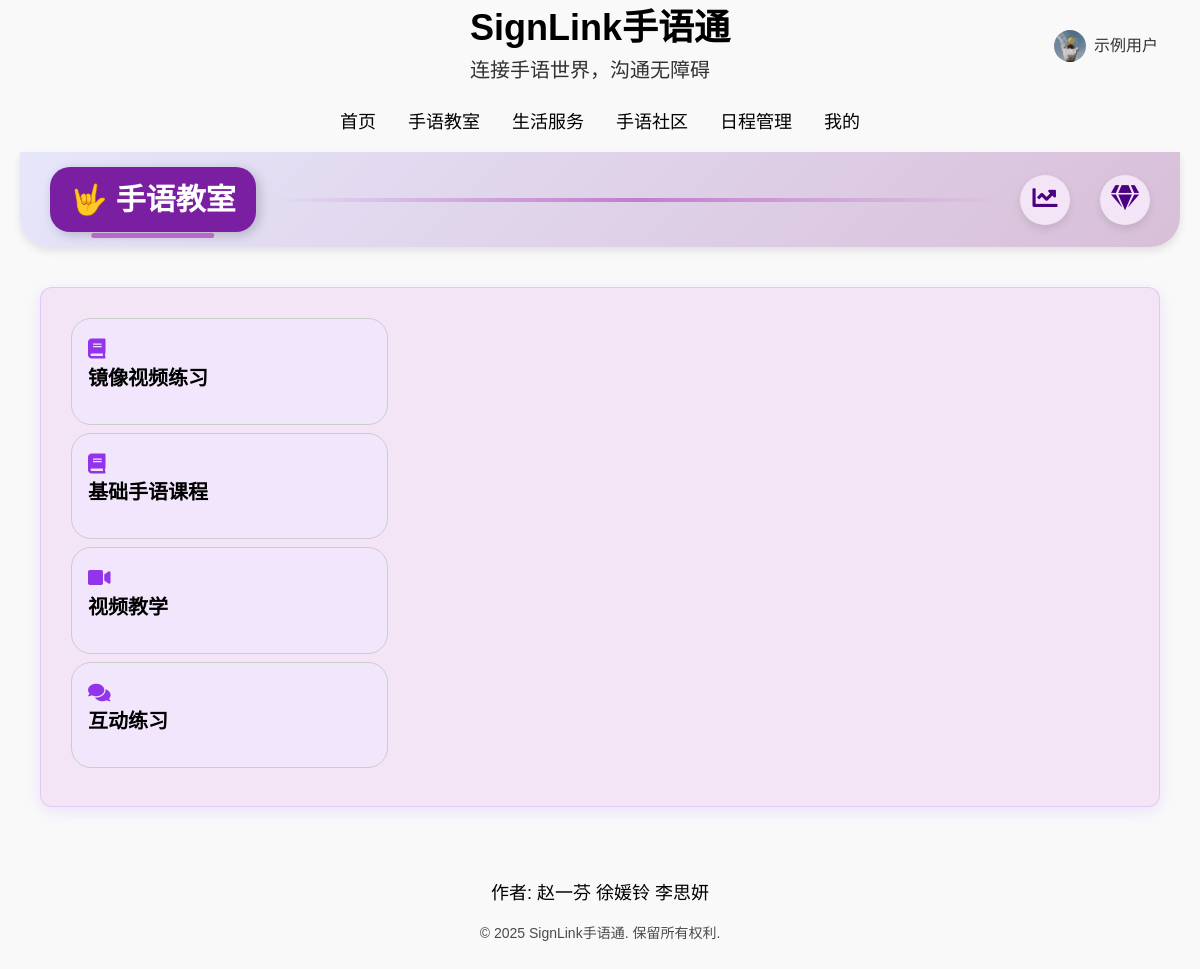
Screenshot of /SLClassroom/ (signed in) with the database file from the repository.
### users/models.py (models this page shows, shortened)
class CustomUser(AbstractUser):
    avatar = models.ImageField(
        upload_to='avatars/',
        verbose_name="头像",
        blank=True,
        null=True,
        default='avatars/default_avatar.png'  # ✅ 指定默认图片路径
    )
    agreed_terms = models.BooleanField(default=False, verbose_name="同意条款")
    activation_token = models.CharField(max_length=40, blank=True)  # 激活令牌字段
    class Meta:
        verbose_name = "用户"
        verbose_name_plural = "用户管理"

### SLClassroom/views.py (the view)
# urls.py: path('', views.index, name='home'),
def index(request):
    return render(request, 'SLClassroom.html')

### templates/SLClassroom.html (shortened to what this page needs)
{% load static %}
<!DOCTYPE html>
<html lang="en">
<head>
    <link rel="stylesheet" href="{% static 'css/SLClassroom.css' %}">
    <link rel="stylesheet" href="{% static 'css/login_button.css' %}">
    <link href="https://cdnjs.cloudflare.com/ajax/libs/font-awesome/5.15.4/css/all.min.css" rel="stylesheet">
    <script src=https://cdn.tailwindcss.com></script>
</head>
<body>
    <header class="py-6 px-4 md:px-8 flex justify-between items-center">
        <div class="absolute left-1/2 transform -translate-x-1/2">
            <a class="text-3xl md:text-4xl font-bold fade-in">SignLink手语通</a>
            <p class="text-lg md:text-xl opacity-80 fade-in mt-2">连接手语世界，沟通无障碍</p>
        </div>
        <div class="flex items-center space-x-4 ml-auto">
            {% if user.is_authenticated %}
            <div class="user-menu-box-container">
                <a href="{% url 'my_page' %}" class="user-menu-box-button">
                    {% if user.avatar %}
                    <img src="{{ user.avatar.url }}" alt="头像" class="user-menu-box-avatar">
                    {% else %}
                    <img src="{% static 'images/default_avatar.png' %}" alt="默认头像" class="user-menu-box-avatar">
                    {% endif %}
                    {{ user.username }}
                </a>
            </div>
            {% else %}
            <a href="{% url 'login' %}" class="user-menu-box-login">
                <i class="fas fa-user"></i> 登录
            </a>
            {% endif %}
        </div>
    </header>
    <nav class="sticky top-0 bg-opacity-90 backdrop-blur-sm py-4 px-4 md:px-8 z-50 fade-in"
        style=background-color:var(--card-bg)>
        <div class="container mx-auto flex justify-center space-x-8">
            <a class="nav-link text-lg font-medium" href="{% url 'home' %}" style="color:var(--text-color)">首页</a>
            <a class="nav-link text-lg font-medium" href="{% url 'sl_classroom' %}"
                style="color:var(--text-color)">手语教室</a>
            <a class="nav-link text-lg font-medium" href="{% url 'life_serving' %}"
                style="color:var(--text-color)">生活服务</a>
            <a class="nav-link text-lg font-medium" href="{% url 'community' %}"
                style="color:var(--text-color)">手语社区</a>
            <a class="nav-link text-lg font-medium" href="{% url 'schedule' %}" style="color:var(--text-color)">日程管理</a>
            <a class="nav-link text-lg font-medium" href="{% url 'my_page' %}" style="color:var(--text-color)">我的</a>
        </div>
    </nav>
    <nav class="navbar">
        <div class="logo">
            <span class="title-highlight">🤟 手语教室</span>
        </div>
        <div class="nav-divider"></div>
        <div class="icon-container">
            <div class="hover-container">
                <div class="icon-circle">
                    <span class="navbaricon">
                        <i class="fas fa-chart-line text-purple-700 text-5xl hover:text-purple-500 transition-all"></i>
                    </span>
                </div>
            </div>
            <div class="hover-container">
                <div class="icon-circle">
                    <span class="navbaricon">
                        <i class="fas fa-gem text-purple-700 text-5xl hover:text-purple-500 transition-all"></i>
                    </span>
                </div>
            </div>
        </div>
    </nav>
    <div class="content">
        <div class="tab">
            <button class="tablinks" onclick="openTab(event, 'videoPractice')" id="defaultOpen">
                <div class="tab-content flex items-center mb-4">
                    <div>
                        <i class="fas fa-book text-purple-600 dark:text-purple-400 text-xl"></i>
                        <h3 class="text-xl font-semibold">镜像视频练习</h3>
                    </div>
                </div>
            </button>
            <button class="tablinks" onclick="openTab(event, 'signLanguageMap')">
                <div class="tab-content flex items-center mb-4">
                    <div>
                        <i class="fas fa-book text-purple-600 dark:text-purple-400 text-xl"></i>
                        <h3 class="text-xl font-semibold">基础手语课程</h3>
                    </div>
                </div>
            </button>
            <button class="tablinks" onclick="openTab(event, 'videoLessons')">
                <div class="tab-content flex items-center mb-4">
                    <div>
                        <i class="fas fa-video text-purple-600 dark:text-purple-400 text-xl"></i>
                        <h3 class="text-xl font-semibold">视频教学</h3>
                    </div>
                </div>
            </button>
            <button class="tablinks" onclick="openTab(event, 'practiceSection')">
                <div class="tab-content flex items-center mb-4">
                    <div>
                        <i class="fas fa-comments text-purple-600 dark:text-purple-400 text-xl"></i>
                        <h3 class="text-xl font-semibold">互动练习</h3>
                    </div>
                </div>
            </button>
        </div>
    </div>
    <footer class="py-8 px-4 md:px-8 text-center fade-in" style=animation-delay:1.2s>
        <div class="flex flex-col items-center">
            <div class="mb-4 text-lg font-medium">作者: 赵一芬 徐媛铃 李思妍</div>
            <p class="text-sm opacity-70">© 2025 SignLink手语通. 保留所有权利.
        </div>
    </footer>
</body>
</body>

### static/css/SLClassroom.css (style rules this page uses)
body { font-family: Arial, sans-serif; margin: 0; background-color: #f9f9f9; }
.navbar { margin: 0 20px; display: flex; justify-content: space-between; align-items: center; padding: 15px 30px; background: linear-gradient(135deg, #E6E6FA, #D8BFD8); box-shadow: 0 4px 8px rgba(0, 0, 0, 0.1); border-bottom-left-radius: 30px; border-bottom-right-radius: 30px; }
.navbar .logo { font-size: 28px; font-weight: bold; color: #4B0082; }
.title-highlight { font-size: 30px; font-weight: bold; color: #fff; background: #7B1FA2; padding: 10px 20px; border-radius: 20px; box-shadow: 3px 3px 12px rgba(0, 0, 0, 0.2); position: relative; display: inline-block; transition: transform 0.3s ease-in-out; }
.title-highlight::after { content: ''; position: absolute; left: 50%; bottom: -6px; width: 60%; height: 5px; background: #BA68C8; border-radius: 10px; transform: translateX(-50%); transition: width 0.3s ease-in-out; }
.nav-divider { flex-grow: 1; height: 4px; background: linear-gradient(to right, transparent, #BA68C8, transparent); border-radius: 10px; margin: 0 20px; opacity: 0.8; transition: opacity 0.3s ease-in-out; }
.icon-container { display: flex; gap: 30px; }
.navbaricon i { font-size: 25px; color: #4B0082; animation: gemAnim 1.5s ease infinite; }
.icon-circle { display: flex; justify-content: center; align-items: center; background-color: #F3E5F5; border-radius: 50%; width: 80px; width: 50px; height: 50px; box-shadow: 0 4px 8px rgba(0, 0, 0, 0.1); }
.hover-container { position: relative; display: flex; justify-content: center; align-items: center; }
.hover-container i { transition: transform 0.3s ease, color 0.3s ease; }
.content { margin: 40px 40px; background: #F3E5F5; border-radius: 12px; padding: 30px; box-shadow: 0 4px 16px rgba(180, 136, 255, 0.2); display: flex; flex-direction: row; gap: 20px; border: 1px solid rgba(180, 136, 255, 0.3); transition: box-shadow 0.3s ease; }
.tab { display: flex; flex-direction: column; width: 30%; margin-right: 20px; }
.tab button { background-color: inherit; color: black; padding: 16px; border: 1px solid #ccc; width: 100%; border-radius: 20px; cursor: pointer; text-align: left; transition: 0.3s; font-size: 17px; margin-bottom: 8px; background-color: #F1E6FB; }

### static/css/login_button.css (style rules this page uses)
.user-menu-box-container { position: relative; display: inline-block; z-index: 100; }
.user-menu-box-button { display: flex; align-items: center; gap: 8px; text-decoration: none; color: #333; padding: 6px 10px; border-radius: 6px; transition: background-color 0.2s ease; cursor: pointer; }
.user-menu-box-avatar { width: 32px; height: 32px; border-radius: 50%; object-fit: cover; }

### rows the page displays
CustomUser: avatar (picture), username "示例用户"
